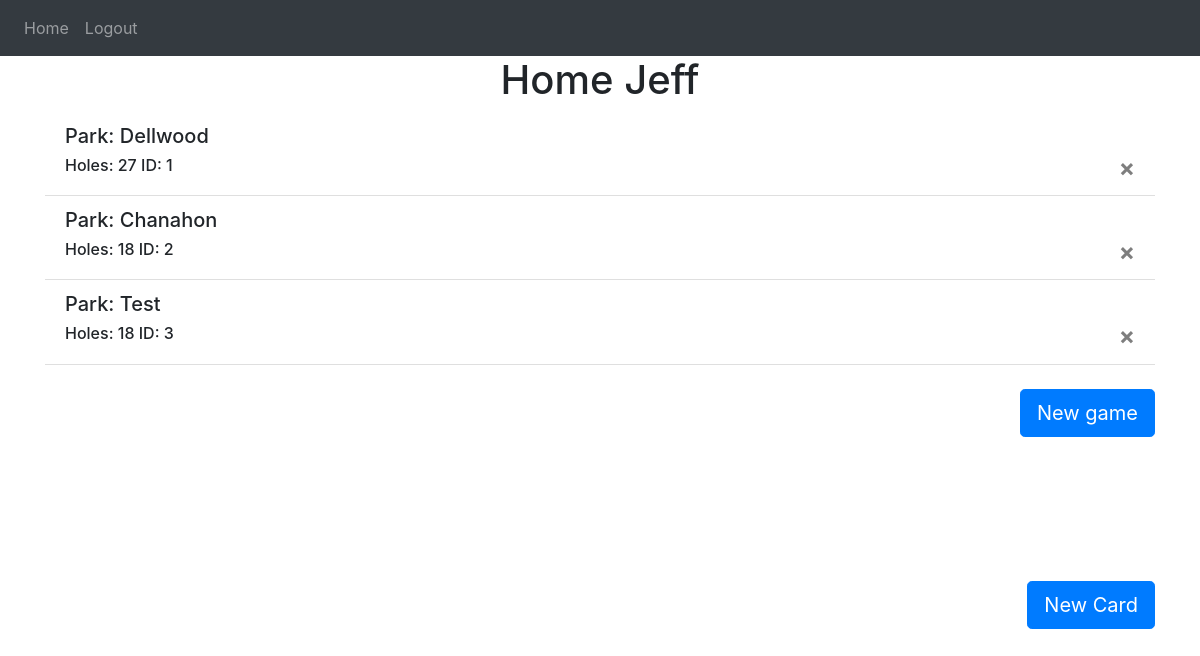
Page / (signed in) on the earlier database version.
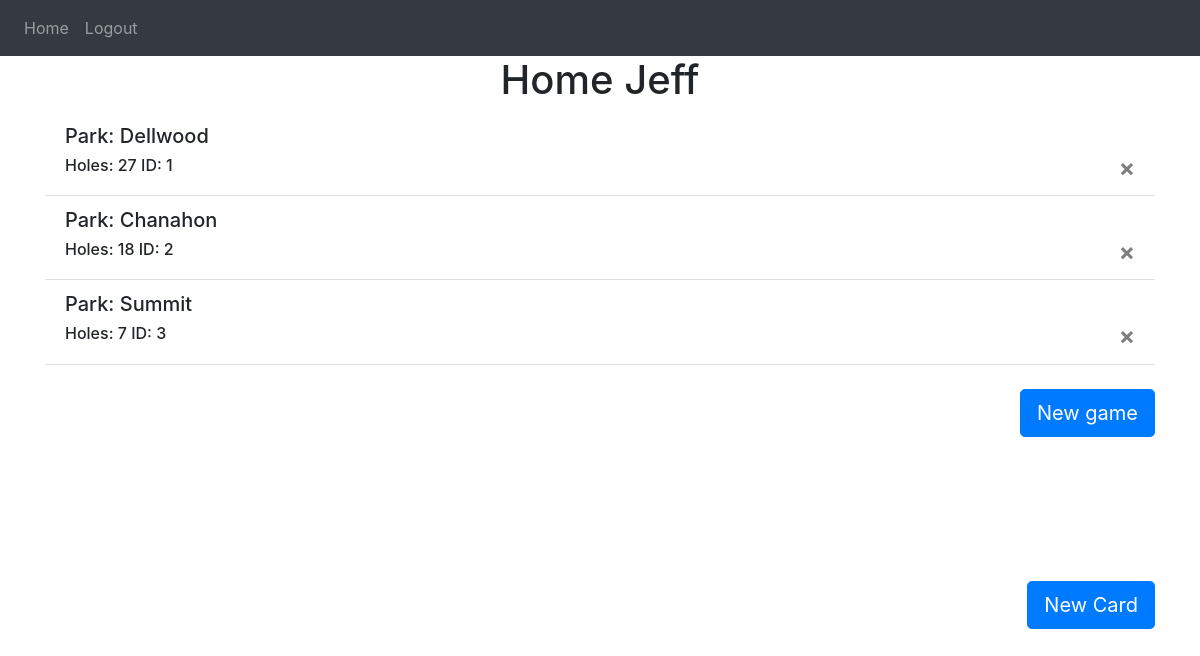
Same page on the later database version.
### website/models.py (models this page shows)
class User(db.Model, UserMixin):
    id = db.Column(db.Integer, primary_key=True)
    password = db.Column(db.String(150))
    first_name = db.Column(db.String(150))
    notes = db.relationship('Note')
    cards = db.relationship('Card')

class Card(db.Model):
    id = db.Column(db.Integer, primary_key=True)
    park = db.Column(db.String(140))
    holes = db.Column(db.String(2))
    date = db.Column(db.DateTime(timezone=True), default=func.now())
    user_id = db.Column(db.Integer, db.ForeignKey('user.id'))

### website/views.py (the view, shortened to what this page needs)
@views.route('/', methods=['GET', 'POST'])
@login_required
def home():
    return render_template("home.html", user=current_user)

### website/__init__.py (called while the page is built)
def create_app():
    app = Flask(__name__)
    app.config['SECRET_KEY'] = 'as;lkdjhfgsadkjgfhsadf'
    app.config['SQLALCHEMY_DATABASE_URI'] = f'sqlite:///{DB_NAME}'
    db.init_app(app)
    from .views import views
    from .auth import auth
    app.register_blueprint(views, url_prefix='/')
    app.register_blueprint(auth, url_prefix='/')
    from .models import User, Note, Card
    create_database(app)
    login_manager = LoginManager()
    login_manager.login_view = 'auth.login'
    login_manager.init_app(app)
    @login_manager.user_loader
    def load_user(id):
        return User.query.get(int(id))
    return app

### website/templates/home.html (shortened to what this page needs)
{% extends "base.html"%}
{% block content %}
<h1 align="center">Home {{ user.first_name }}</h1>
<ul class="list-group list-group-flush" id="cards">
    {% for card in user.cards %}
    <li class="list-group-item">
      <h5 align="left">Park: {{ card.park }} </h5>
      <h6> Holes: {{ card.holes }} ID: {{ card.id }}
        <button type="button" class="close" onClick="deleteNote({{card.id}})">
          <span aria-hidden="true">&times;</span>
        </button>
      </h6>
      </li>
    {% endfor %}
</ul>
<form method="POST">
   <br/>
   <div align="right">
    <a href="/hole" class="btn btn-primary btn-lg "
    tabindex="-1" role="button" aria-disabled="true">New game</a>
   </div>
</form>
<br /> <br /> <br /> <br /> <br /> <br />
<div align="right" >
  <a href="/scorecard" class="btn btn-primary btn-lg "
  tabindex="-1" role="button" aria-disabled="true">New Card</a>
</div>
{% endblock %}

### website/templates/base.html (shortened to what this page needs)
<!DOCTYPE html>
<html>
    <head>
        <link
        rel="stylesheet"
        href="https://stackpath.bootstrapcdn.com/bootstrap/4.4.1/css/bootstrap.min.css"
      />
      <link
        rel="stylesheet"
        href="https://stackpath.bootstrapcdn.com/font-awesome/4.7.0/css/font-awesome.min.css"
      />
    </head>
    <body>
       <nav class="navbar navbar-expand-lg navbar-dark bg-dark">
            <div class="collapse navbar-collapse" id="navbar">
              <div class="navbar-nav">
                  {% if user.is_authenticated %}
                  <a class="nav-item nav-link" id="home" href="/">Home</a>
                  <a class="nav-item nav-link" id="logout" href="/logout">Logout</a>
                  {% else %}
                  <a class="nav-item nav-link" id="login" href="/login">Login</a>
                  <a class="nav-item nav-link" id="signUp" href="/sign-up">Sign Up</a>
                  {% endif %}
              </div>
            </div>
       </nav>
       <div class="container">
           {% block content %}{% endblock %}
       </div>
    </body>
</html>

Differences in the rows shown:
changed Card id 3: park "Test" → "Summit"; holes "18" → "7"
